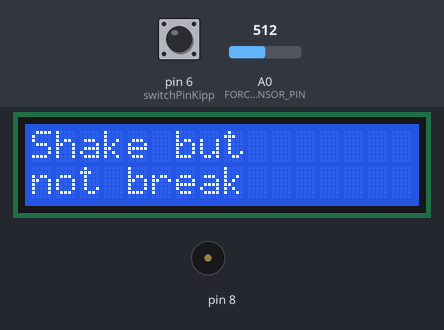
Bench run of a sketch on a simulated Arduino Uno, built with avr-gcc and run on an emulated ATmega328P. Shown: 16×2 character LCD, buzzer (waves = sounding). Inputs (shaded band) come from the test bench; at power-on: pin 6 (switchPinKipp) LOW, A0 (FORCE_SENSOR_PIN) = 512.

Above: at 0.9 s.
1.0 s: pin 6 (switchPinKipp) pulled HIGH for 0.15 s
At 8.5 s:
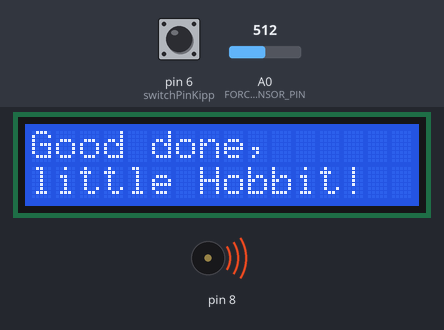
At 32.9 s:
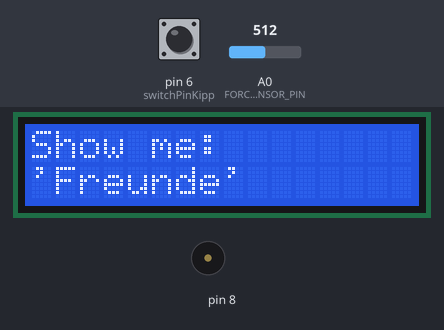
Timing chart, 0 to 34.1 s (numbered marks = the images above; inputs shaded):
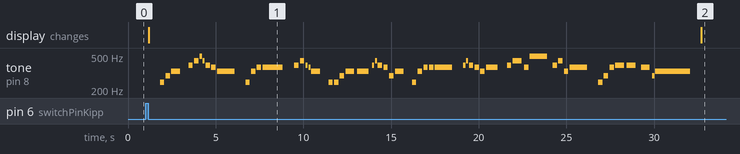

Measured:
- after the input at 1.0 s, tone on pin 8: plays 247 Hz for 0.25 s, 294 Hz for 0.25 s, 330 Hz for 0.50 s, 392 Hz for 0.25 s, 440 Hz for 0.25 s, 494 Hz for 0.13 s … (57 notes in this stretch), starting after 0.83 s; the display: changes after 0.18 s (image 1)

The sketch:

TheHobbit.ino
```cpp
//sketch created by Akshay Joseph
#include <Wire.h>
#include <LiquidCrystal_I2C.h>
#include <ezButton.h>
#include "pitches.h"

//Force sensor 1
#define FORCE_SENSOR_PIN A0  // the FSR and 10K pulldown are connected to A0

LiquidCrystal_I2C lcd(0x27, 16, 2);  //Speicherort meines

const int switchPinKipp = 6;  // Kippschalter
ezButton button(7);           // create ezButton object that attach to pin 7;

//Kippschalter
int switchStateKipp = 0;
int prevSwitchStateKipp = 0;

//PixelArt

byte dwarfOne[8] = {
  0b01100,
  0b01100,
  0b00000,
  0b01110,
  0b11100,
  0b01100,
  0b11010,
  0b10011,
};

byte dwarfTwo[8] = {
  0b01100,
  0b01100,
  0b00000,
  0b01100,
  0b01100,
  0b01100,
  0b01100,
  0b01110,
};

byte hobbitOne[8] = {
  0b00000,
  0b01100,
  0b01100,
  0b00010,
  0b11100,
  0b01100,
  0b11100,
  0b10011
};

byte hobbitTwo[8] = {
  0b00000,
  0b01100,
  0b01100,
  0b00000,
  0b01100,
  0b01100,
  0b01100,
  0b01110
};

byte gandalfTopOne[8] = {
  0b00000,
  0b01100,
  0b01100,
  0b01100,
  0b00000,
  0b01100,
  0b01100,
  0b01110
};

byte gandalfBottomOne[8] = {
  0b11100,
  0b01100,
  0b01100,
  0b01100,
  0b01100,
  0b01100,
  0b01100,
  0b01110
};

byte gandalfTopTwo[8] = {
  0b00000,
  0b01100,
  0b01100,
  0b01101,
  0b00001,
  0b01110,
  0b01100,
  0b01100
};

byte gandalfBottomTwo[8] = { 0b11100, 0b11100, 0b11100, 0b01100, 0b01100, 0b01010, 0b10001, 0b10001 };

int melody[] = { 0, 0, NOTE_B3, NOTE_D4, NOTE_E4, 0, NOTE_G4, NOTE_A4, NOTE_B4, NOTE_A4, NOTE_G4, NOTE_FS4, NOTE_E4, 0, NOTE_B3, NOTE_E4, NOTE_FS4, NOTE_FS4, 0, NOTE_G4, NOTE_A4, NOTE_G4, NOTE_FS4, NOTE_E4, 0, NOTE_B3, NOTE_B3, NOTE_D4, NOTE_E4, NOTE_E4, NOTE_G4, NOTE_A4, NOTE_G4, NOTE_FS4, NOTE_D4, NOTE_E4, 0, NOTE_B3, NOTE_E4, NOTE_FS4, NOTE_FS4, NOTE_FS4, 0, NOTE_G4, NOTE_A4, NOTE_G4, NOTE_FS4, NOTE_E4, NOTE_FS4, 0, NOTE_G4, NOTE_A4, NOTE_FS4, NOTE_B4, NOTE_G4, NOTE_A4, NOTE_E4, NOTE_FS4, 0, NOTE_B3, NOTE_D4, NOTE_FS4, NOTE_G4, NOTE_G4, 0, NOTE_FS4, NOTE_D4, NOTE_E4 };

double noteDurations[] = {
  4, 4, 4, 4, 2, 4, 4, 4, 8, 8,
  4, 4, 1, 4, 4, 4, 4, 0.875, 4, 4,
  4, 8, 8, 2, 4, 4, 4, 4, 2, 1.5,
  8, 8, 4, 4, 4, 2, 4, 4, 4, 4,
  4, 1, 4, 8, 8, 4, 4, 4, 1.5, 4,
  4, 2, 4, 1, 4, 4, 4, 1, 4, 4,
  4, 4, 2, 2, 8, 2, 8, 0.5
};

void setup() {

  lcd.begin();  // set up number of columns and rows

  // lcd.createChar(0, customChar);  // create a new custom character
  lcd.createChar(1, dwarfOne);
  lcd.createChar(2, dwarfTwo);
  lcd.createChar(3, hobbitOne);
  lcd.createChar(4, hobbitTwo);
  lcd.createChar(5, gandalfTopOne);
  lcd.createChar(6, gandalfBottomOne);
  lcd.createChar(7, gandalfTopTwo);
  lcd.createChar(8, gandalfBottomTwo);

  lcd.setCursor(2, 0);  // move cursor to (2, 0) // print the custom char at (2, 0)

  lcd.setCursor(5, 0);

  Serial.begin(9600);

  // //Button und Kippschalterverbindung
  pinMode(switchPinKipp, INPUT);
  // button.setDebounceTime(50);  // set debounce time to 50 milliseconds

  lcd.setCursor(0, 0);
  lcd.print("Shake but ");
  lcd.setCursor(0, 1);
  lcd.print("not break");

  riddleShake();
}

void animationPlay() {

  for (int i = 0; i < 15; i++) {
    lcd.setCursor(i, 1);
    if (i == 0) {  // hobbit
      lcd.write((byte)3);
    } else if (i == 14) {
      lcd.setCursor(i, 0);
      lcd.write((byte)5);
      lcd.setCursor(i, 1);
      lcd.write((byte)6);
    } else {
      lcd.write((byte)1);
    }
  }
  delay(750);
  lcd.clear();

  for (int i = 0; i < 15; i++) {
    lcd.setCursor(i, 1);
    if (i == 0) {  // hobbit
      lcd.write((byte)4);
    } else if (i == 14) {
      lcd.setCursor(i, 0);
      lcd.write((byte)7);
      lcd.setCursor(i, 1);
      lcd.write((byte)8);
    } else {
      lcd.write((byte)2);
    }
  }

  delay(750);
  lcd.clear();
}

void pressFriend() {
  // while (true) {
  //   button.loop();

  //   if (button.isPressed()) {
  lcd.clear();
  lcd.setCursor(0, 0);
  lcd.print("Show me:");
  lcd.setCursor(0, 1);
  lcd.print("'Freunde'");
  playVocabel();
  //   }
  // }
}

void riddleShake() {
  //Kippschalter ab hier

  while (true) {
    switchStateKipp = digitalRead(switchPinKipp);
    if (switchStateKipp != prevSwitchStateKipp) {
      if (switchStateKipp == LOW) {
        lcd.clear();
        lcd.setCursor(0, 0);
        lcd.print("Good done,");
        lcd.setCursor(0, 1);
        lcd.print("little Hobbit!");
        playHobbit();
      }
    }
    prevSwitchStateKipp = switchStateKipp;
  }
}

void playHobbit() {
  for (int thisNote = 0; thisNote < 68; thisNote++) {

    // to calculate the note duration, take one second divided by the note type.
    //e.g. quarter note = 1000 / 4, eighth note = 1000/8, etc.

    int noteDuration = 1000 / noteDurations[thisNote];

    tone(8, melody[thisNote], noteDuration);

    // to distinguish the notes, set a minimum time between them.
    // the note's duration + 30% seems to work well:

    int pauseBetweenNotes = noteDuration * 1.30;

    delay(pauseBetweenNotes);

    // stop the tone playing:

    noTone(8);
  }
  pressFriend();
}

void playVocabel() {
  boolean loopMethod = true;

  while (loopMethod) {
    int analogReading = analogRead(FORCE_SENSOR_PIN);

    if (analogReading > 900) {

      lcd.clear();
      lcd.setCursor(0, 0);
      for (int i = 0; i < 5; i++) {
        animationPlay();
      }
    }
  }
}
```

pitches.h
```cpp
/*************************************************
 * Public Constants
 *************************************************/

#define NOTE_B0  31
#define NOTE_C1  33
#define NOTE_CS1 35
#define NOTE_D1  37
#define NOTE_DS1 39
#define NOTE_E1  41
#define NOTE_F1  44
#define NOTE_FS1 46
#define NOTE_G1  49
#define NOTE_GS1 52
#define NOTE_A1  55
#define NOTE_AS1 58
#define NOTE_B1  62
#define NOTE_C2  65
#define NOTE_CS2 69
#define NOTE_D2  73
#define NOTE_DS2 78
#define NOTE_E2  82
#define NOTE_F2  87
#define NOTE_FS2 93
#define NOTE_G2  98
#define NOTE_GS2 104
#define NOTE_A2  110
#define NOTE_AS2 117
#define NOTE_B2  123
#define NOTE_C3  131
#define NOTE_CS3 139
#define NOTE_D3  147
#define NOTE_DS3 156
#define NOTE_E3  165
#define NOTE_F3  175
#define NOTE_FS3 185
#define NOTE_G3  196
#define NOTE_GS3 208
#define NOTE_A3  220
#define NOTE_AS3 233
#define NOTE_B3  247
#define NOTE_C4  262
#define NOTE_CS4 277
#define NOTE_D4  294
#define NOTE_DS4 311
#define NOTE_E4  330
#define NOTE_F4  349
#define NOTE_FS4 370
#define NOTE_G4  392
#define NOTE_GS4 415
#define NOTE_A4  440
#define NOTE_AS4 466
#define NOTE_B4  494
#define NOTE_C5  523
#define NOTE_CS5 554
#define NOTE_D5  587
#define NOTE_DS5 622
#define NOTE_E5  659
#define NOTE_F5  698
#define NOTE_FS5 740
#define NOTE_G5  784
#define NOTE_GS5 831
#define NOTE_A5  880
#define NOTE_AS5 932
#define NOTE_B5  988
#define NOTE_C6  1047
#define NOTE_CS6 1109
#define NOTE_D6  1175
#define NOTE_DS6 1245
#define NOTE_E6  1319
#define NOTE_F6  1397
#define NOTE_FS6 1480
#define NOTE_G6  1568
#define NOTE_GS6 1661
#define NOTE_A6  1760
#define NOTE_AS6 1865
#define NOTE_B6  1976
#define NOTE_C7  2093
#define NOTE_CS7 2217
#define NOTE_D7  2349
#define NOTE_DS7 2489
#define NOTE_E7  2637
#define NOTE_F7  2794
#define NOTE_FS7 2960
#define NOTE_G7  3136
#define NOTE_GS7 3322
#define NOTE_A7  3520
#define NOTE_AS7 3729
#define NOTE_B7  3951
#define NOTE_C8  4186
#define NOTE_CS8 4435
#define NOTE_D8  4699
#define NOTE_DS8 4978
```
